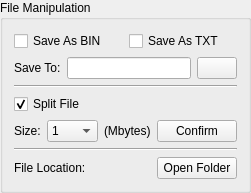
                     <widget class="QGroupBox" name="groupBox_8">
                      <property name="title">
                       <string>File Manipulation</string>
                      </property>
                      <layout class="QVBoxLayout" name="verticalLayout_4">
                       <item>
                        <layout class="QHBoxLayout" name="horizontalLayout_15">
                         <item>
                          <widget class="QCheckBox" name="bin_ckbox">
                           <property name="text">
                            <string>Save As BIN</string>
                           </property>
                           <attribute name="buttonGroup">
                            <string notr="true">file_ck_group</string>
                           </attribute>
                          </widget>
                         </item>
                         <item>
                          <widget class="QCheckBox" name="txt_ckbox">
                           <property name="text">
                            <string>Save As TXT</string>
                           </property>
                           <attribute name="buttonGroup">
                            <string notr="true">file_ck_group</string>
                           </attribute>
                          </widget>
                         </item>
                        </layout>
                       </item>
                       <item>
                        <layout class="QHBoxLayout" name="horizontalLayout_14">
                         <item>
                          <widget class="QLabel" name="label_25">
                           <property name="text">
                            <string>Save To:</string>
                           </property>
                          </widget>
                         </item>
                         <item>
                          <widget class="QLineEdit" name="ft_file_path_ledit"/>
                         </item>
                         <item>
                          <widget class="QPushButton" name="ft_smp_ld_btn">
                           <property name="text">
                            <string/>
                           </property>
                           <property name="icon">
                            <iconset resource="resources.qrc">
                             <normaloff>:/my_icons/images/icons/import_icon.svg</normaloff>:/my_icons/images/icons/import_icon.svg</iconset>
                           </property>
                          </widget>
                         </item>
                        </layout>
                       </item>
                       <item>
                        <widget class="Line" name="line_2">
                         <property name="orientation">
                          <enum>Qt::Horizontal</enum>
                         </property>
                        </widget>
                       </item>
                       <item>
                        <layout class="QHBoxLayout" name="horizontalLayout_19" stretch="3">
                         <item>
                          <widget class="QCheckBox" name="split_file_btn">
                           <property name="text">
                            <string>Split File</string>
                           </property>
                           <property name="checked">
                            <bool>true</bool>
                           </property>
                          </widget>
                         </item>
                        </layout>
                       </item>
                       <item>
                        <layout class="QHBoxLayout" name="horizontalLayout_16" stretch="1,3,1,1">
                         <item>
                          <widget class="QLabel" name="label_27">
                           <property name="text">
                            <string>Size:</string>
                           </property>
                          </widget>
                         </item>
                         <item>
                          <widget class="QComboBox" name="file_size_cbx">
                           <property name="currentText">
                            <string>1</string>
                           </property>
                           <item>
                            <property name="text">
                             <string>1</string>
                            </property>
                           </item>
                           <item>
                            <property name="text">
                             <string>10</string>
                            </property>
                           </item>
                           <item>
                            <property name="text">
                             <string>50</string>
                            </property>
                           </item>
                           <item>
                            <property name="text">
                             <string>100</string>
                            </property>
                           </item>
                           <item>
                            <property name="text">
                             <string>150</string>
                            </property>
                           </item>
                           <item>
                            <property name="text">
                             <string>200</string>
                            </property>
                           </item>
                           <item>
                            <property name="text">
                             <string>300</string>
                            </property>
                           </item>
                           <item>
                            <property name="text">
                             <string>400</string>
                            </property>
                           </item>
                           <item>
                            <property name="text">
                             <string>500</string>
                            </property>
                           </item>
                          </widget>
                         </item>
                         <item>
                          <widget class="QLabel" name="label_28">
                           <property name="text">
                            <string>(Mbytes)</string>
                           </property>
                          </widget>
                         </item>
                         <item>
                          <widget class="QPushButton" name="set_file_size_btn">
                           <property name="text">
                            <string>Confirm</string>
                           </property>
                          </widget>
                         </item>
                        </layout>
                       </item>
                       <item>
                        <widget class="Line" name="line_3">
                         <property name="orientation">
                          <enum>Qt::Horizontal</enum>
                         </property>
                        </widget>
                       </item>
                       <item>
                        <layout class="QHBoxLayout" name="horizontalLayout_17">
                         <item>
                          <widget class="QLabel" name="label_26">
                           <property name="text">
                            <string>File Location:</string>
                           </property>
                          </widget>
                         </item>
                         <item>
                          <spacer name="horizontalSpacer_7">
                           <property name="orientation">
                            <enum>Qt::Horizontal</enum>
                           </property>
                           <property name="sizeHint" stdset="0">
                            <size>
                             <width>40</width>
                             <height>20</height>
                            </size>
                           </property>
                          </spacer>
                         </item>
                         <item>
                          <widget class="QPushButton" name="open_folder_btn">
                           <property name="text">
                            <string>Open Folder</string>
                           </property>
                           <property name="icon">
                            <iconset resource="resources.qrc">
                             <normaloff>:/my_icons/images/icons/open_folder.svg</normaloff>:/my_icons/images/icons/open_folder.svg</iconset>
                           </property>
                           <property name="iconSize">
                            <size>
                             <width>20</width>
                             <height>25</height>
                            </size>
                           </property>
                          </widget>
                         </item>
                        </layout>
                       </item>
                      </layout>
                     </widget>
